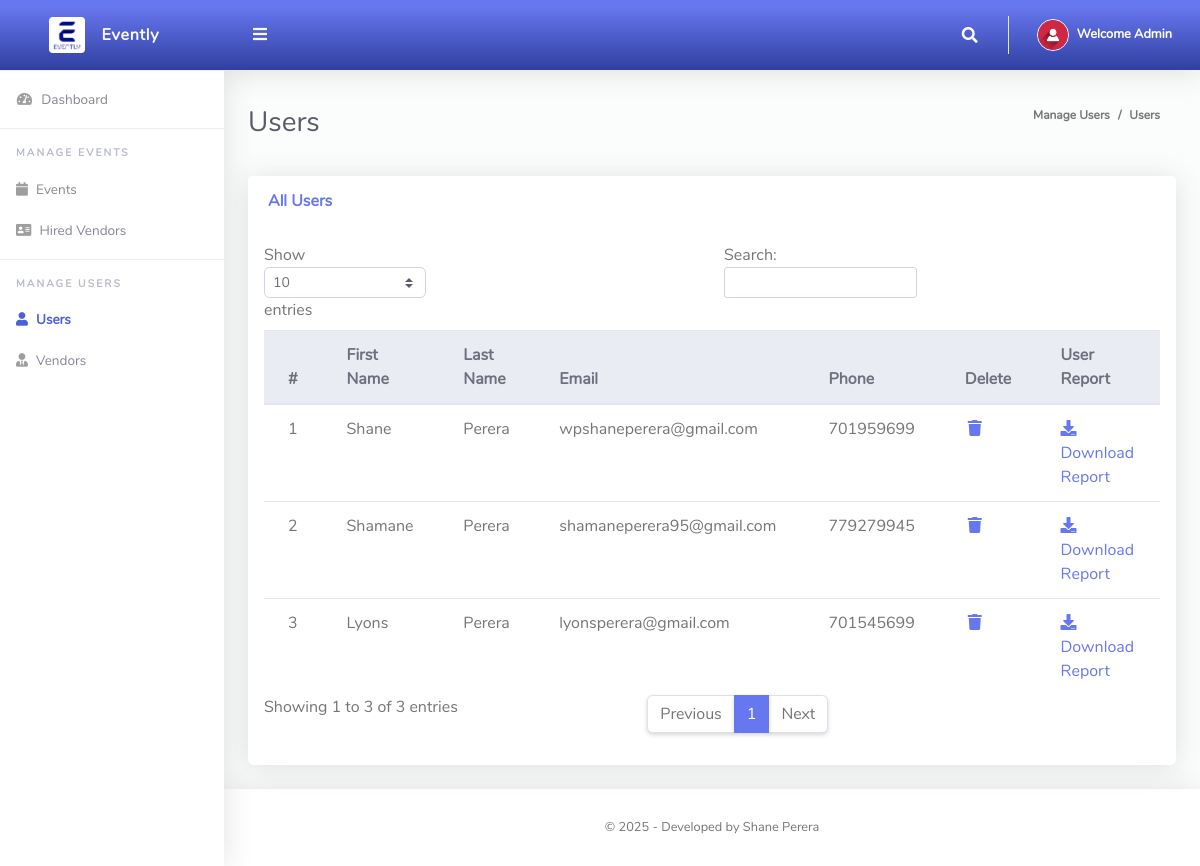
The page /Admin/AllUsers.php (signed in) on the database its author committed.
### tables this page shows
CREATE TABLE `allusers` (
  `ID` int(200) NOT NULL,
  `Firstname` varchar(200) NOT NULL,
  `Lastname` varchar(200) NOT NULL,
  `Email` varchar(200) NOT NULL,
  `Phone` int(200) NOT NULL,
  `ProfilePic` varchar(200) NOT NULL,
  `Address` varchar(200) NOT NULL,
  `Postalcode` int(200) NOT NULL,
  `Vendortype` varchar(200) NOT NULL,
  `Userrole` varchar(200) NOT NULL,
  `Password` varchar(200) NOT NULL
);

### Admin/AllUsers.php (the view, shortened to what this page needs)
<?php
include '../Includes/dbcon.php';
?>
<!DOCTYPE html>
<html lang="en">
<head>
  <link href="../vendor/fontawesome-free/css/all.min.css" rel="stylesheet" type="text/css">
  <link href="../vendor/bootstrap/css/bootstrap.min.css" rel="stylesheet" type="text/css">
  <link href="css/ruang-admin.min.css" rel="stylesheet">
</head>
<body id="page-top">
  <div id="wrapper">
      <?php include "Includes/sidebar.php";?>
    <div id="content-wrapper" class="d-flex flex-column">
      <div id="content">
       <?php include "Includes/topbar.php";?>
        <div class="container-fluid" id="container-wrapper">
          <div class="d-sm-flex align-items-center justify-content-between mb-4">
            <h1 class="h3 mb-0 text-gray-800">Users</h1>
            <ol class="breadcrumb">
              <li class="breadcrumb-item">Manage Users</li>
              <li class="breadcrumb-item active" aria-current="page">Users</li>
            </ol>
          </div>
          <div class="row">
            <div class="col-lg-12">
                 <div class="row">
              <div class="col-lg-12">
              <div class="card mb-4">
                <div class="card-header py-3 d-flex flex-row align-items-center justify-content-between">
                  <h6 class="m-0 font-weight-bold text-primary">All Users</h6>  <?php echo $statusMsg; ?>
                </div>
                <div class="table-responsive p-3">
                  <table class="table align-items-center table-flush table-hover" id="dataTableHover">
                    <thead class="thead-light">
                      <tr>
                        <th>#</th>
                        <th>First Name</th>
                        <th>Last Name</th>
                        <th>Email</th>
                        <th>Phone</th>
                        <th>Delete</th>
                        <th>User Report</th>
                      </tr>
                    </thead>
                    <tbody>
                  <?php
                      $query = "SELECT * FROM allusers WHERE Userrole = 'User'";
                      $rs = $conn->query($query);
                      $num = $rs->num_rows;
                      $sn=0;
                      if($num > 0)
                      {
                        while ($rows = $rs->fetch_assoc())
                          {
                             $sn = $sn + 1;
                            echo"
                              <tr onclick=\"window.location='UserProfile.php?ID=" . $rows['ID'] . "'\" style='cursor:pointer;'>
                                <td>".$sn."</td>
                                <td>".$rows['Firstname']."</td>
                                <td>".$rows['Lastname']."</td>
                                <td>".$rows['Email']."</td>
                                <td>".$rows['Phone']."</td>
                                <td><a href='?action=delete&ID=".$rows['ID']."'><i class='fas fa-fw fa-trash'></i></a></td>
                                <td><a href='?action=edit&ID=".$rows['ID']."'><i class='fa fa-download'></i> Download Report</a></td>
                              </tr>";
                          }
                      }
                      else
                      {
                           echo
                           "<div class='alert alert-danger' role='alert'>
                            No Record Found!
                            </div>";
                      }
                      ?>
                    </tbody>
                  </table>
                </div>
              </div>
            </div>
            </div>
          </div>
        </div>
      </div>
       <?php include "Includes/footer.php";?>
    </div>
  </div>
</body>
</html>

### Admin/Includes/topbar.php (shortened to what this page needs)
<?php
  $query = "SELECT * FROM allusers WHERE ID = ".$_SESSION['userId']."";
  $rs = $conn->query($query);
  $rows = $rs->fetch_assoc();
  $fullName = $rows['Firstname']." ".$rows['Lastname'];
?>
<nav class="navbar navbar-expand navbar-light bg-gradient-primary topbar mb-4 static-top">
          <button id="sidebarToggleTop" class="btn btn-link rounded-circle mr-3">
            <i class="fa fa-bars"></i>
          </button>
          <ul class="navbar-nav ml-auto">
            <li class="nav-item dropdown no-arrow">
              <a class="nav-link dropdown-toggle" href="#" id="searchDropdown" role="button" data-toggle="dropdown"
                aria-haspopup="true" aria-expanded="false">
                <i class="fas fa-search fa-fw"></i>
              </a>
            </li>
            <li class="nav-item dropdown no-arrow">
              <a class="nav-link dropdown-toggle" href="#" id="userDropdown" role="button" data-toggle="dropdown"
                aria-haspopup="true" aria-expanded="false">
                <img class="img-profile rounded-circle" src="img/user-icn.png" style="max-width: 60px">
                <span class="ml-2 d-none d-lg-inline text-white small"><b>Welcome <?php echo $fullName;?></b></span>
              </a>
            </li>
          </ul>
        </nav>

### rows shown on the page
allusers: fullName "Admin"
allusers: Firstname "Shane", Lastname "Perera", Email "wpshaneperera@gmail.com", Phone "701959699"
allusers: Firstname "Shamane", Lastname "Perera", Email "shamaneperera95@gmail.com", Phone "779279945"
allusers: Firstname "Lyons", Lastname "Perera", Email "lyonsperera@gmail.com", Phone "701545699"
